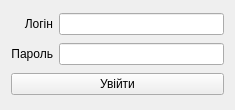
<?xml version="1.0" encoding="UTF-8"?>
<ui version="4.0">
 <class>LoginWindow</class>
 <widget class="QMainWindow" name="LoginWindow">
  <property name="windowModality">
   <enum>Qt::NonModal</enum>
  </property>
  <property name="geometry">
   <rect>
    <x>0</x>
    <y>0</y>
    <width>235</width>
    <height>110</height>
   </rect>
  </property>
  <property name="sizePolicy">
   <sizepolicy hsizetype="Fixed" vsizetype="Fixed">
    <horstretch>0</horstretch>
    <verstretch>0</verstretch>
   </sizepolicy>
  </property>
  <property name="minimumSize">
   <size>
    <width>235</width>
    <height>110</height>
   </size>
  </property>
  <property name="maximumSize">
   <size>
    <width>235</width>
    <height>110</height>
   </size>
  </property>
  <property name="focusPolicy">
   <enum>Qt::NoFocus</enum>
  </property>
  <property name="contextMenuPolicy">
   <enum>Qt::NoContextMenu</enum>
  </property>
  <property name="acceptDrops">
   <bool>false</bool>
  </property>
  <property name="windowTitle">
   <string>Вхід до системи</string>
  </property>
  <property name="documentMode">
   <bool>true</bool>
  </property>
  <widget class="QWidget" name="centralWidget">
   <layout class="QGridLayout" name="gridLayout">
    <item row="0" column="0">
     <widget class="QLabel" name="loginLabel">
      <property name="text">
       <string>Логін</string>
      </property>
      <property name="alignment">
       <set>Qt::AlignRight|Qt::AlignTrailing|Qt::AlignVCenter</set>
      </property>
     </widget>
    </item>
    <item row="0" column="1">
     <widget class="QLineEdit" name="loginField"/>
    </item>
    <item row="1" column="0">
     <widget class="QLabel" name="passwordLabel">
      <property name="text">
       <string>Пароль</string>
      </property>
      <property name="alignment">
       <set>Qt::AlignRight|Qt::AlignTrailing|Qt::AlignVCenter</set>
      </property>
     </widget>
    </item>
    <item row="1" column="1">
     <widget class="QLineEdit" name="passwordField">
      <property name="echoMode">
       <enum>QLineEdit::Password</enum>
      </property>
     </widget>
    </item>
    <item row="2" column="0" colspan="2">
     <widget class="QPushButton" name="pushButton">
      <property name="text">
       <string>Увійти</string>
      </property>
     </widget>
    </item>
   </layout>
  </widget>
 </widget>
 <layoutdefault spacing="6" margin="11"/>
 <resources/>
 <connections/>
</ui>
